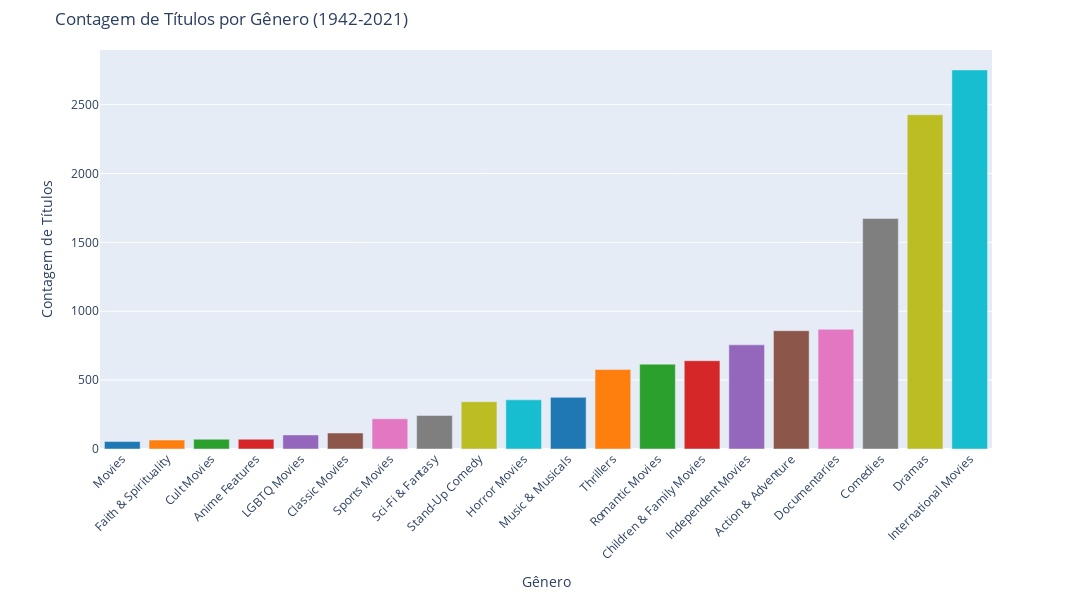

Here is the notebook cell this chart was saved with:
### Code cell
import plotly.graph_objects as go

# Ordenar a contagem de gêneros do menor para o maior
genero_contagem = df['Genero'].str.split(', ', expand=True).stack().value_counts()
genero_contagem = genero_contagem.sort_values()

# Definindo uma paleta de cores
cores_rgb = ['rgb(31, 119, 180)', 'rgb(255, 127, 14)', 'rgb(44, 160, 44)', 'rgb(214, 39, 40)', 
             'rgb(148, 103, 189)', 'rgb(140, 86, 75)', 'rgb(227, 119, 194)', 'rgb(127, 127, 127)', 
             'rgb(188, 189, 34)', 'rgb(23, 190, 207)']

# Criando o gráfico de barras
fig = go.Figure()

# Adicionando as barras ao gráfico com cores diferentes para cada barra
for i, (genero, contagem) in enumerate(zip(genero_contagem.index, genero_contagem.values)):
    fig.add_trace(go.Bar(x=[genero], y=[contagem], marker_color=cores_rgb[i % len(cores_rgb)]))

# Atualizando o layout do gráfico
fig.update_layout(title='Contagem de Títulos por Gênero (1942-2021)',
                  xaxis_title='Gênero',
                  yaxis_title='Contagem de Títulos',
                  xaxis=dict(tickangle=-45, tickmode='array', tickvals=genero_contagem.index, ticktext=genero_contagem.index),  # Definindo texto do eixo x
                  height=600,  # Altura do gráfico
                  width=1130,  # Largura do gráfico
                  showlegend=False,
                  margin=dict(l=100, r=100, t=50, b=50))  # Definindo as margens

# Mostrando o gráfico
fig.show()

### Figure 1 — Plotly figure (JSON) as saved in the notebook; plotly's stock layout.template omitted (floating-point values rounded to 4 significant figures)
{"data": [{"marker": {"color": "rgb(31, 119, 180)"}, "type": "bar", "x": ["Movies"], "y": [54]}, {"marker": {"color": "rgb(255, 127, 14)"}, "type": "bar", "x": ["Faith & Spirituality"], "y": [65]}, {"marker": {"color": "rgb(44, 160, 44)"}, "type": "bar", "x": ["Cult Movies"], "y": [71]}, {"marker": {"color": "rgb(214, 39, 40)"}, "type": "bar", "x": ["Anime Features"], "y": [71]}, {"marker": {"color": "rgb(148, 103, 189)"}, "type": "bar", "x": ["LGBTQ Movies"], "y": [102]}, {"marker": {"color": "rgb(140, 86, 75)"}, "type": "bar", "x": ["Classic Movies"], "y": [116]}, {"marker": {"color": "rgb(227, 119, 194)"}, "type": "bar", "x": ["Sports Movies"], "y": [219]}, {"marker": {"color": "rgb(127, 127, 127)"}, "type": "bar", "x": ["Sci-Fi & Fantasy"], "y": [243]}, {"marker": {"color": "rgb(188, 189, 34)"}, "type": "bar", "x": ["Stand-Up Comedy"], "y": [343]}, {"marker": {"color": "rgb(23, 190, 207)"}, "type": "bar", "x": ["Horror Movies"], "y": [357]}, {"marker": {"color": "rgb(31, 119, 180)"}, "type": "bar", "x": ["Music & Musicals"], "y": [375]}, {"marker": {"color": "rgb(255, 127, 14)"}, "type": "bar", "x": ["Thrillers"], "y": [577]}, {"marker": {"color": "rgb(44, 160, 44)"}, "type": "bar", "x": ["Romantic Movies"], "y": [616]}, {"marker": {"color": "rgb(214, 39, 40)"}, "type": "bar", "x": ["Children & Family Movies"], "y": [641]}, {"marker": {"color": "rgb(148, 103, 189)"}, "type": "bar", "x": ["Independent Movies"], "y": [756]}, {"marker": {"color": "rgb(140, 86, 75)"}, "type": "bar", "x": ["Action & Adventure"], "y": [859]}, {"marker": {"color": "rgb(227, 119, 194)"}, "type": "bar", "x": ["Documentaries"], "y": [869]}, {"marker": {"color": "rgb(127, 127, 127)"}, "type": "bar", "x": ["Comedies"], "y": [1674]}, {"marker": {"color": "rgb(188, 189, 34)"}, "type": "bar", "x": ["Dramas"], "y": [2427]}, {"marker": {"color": "rgb(23, 190, 207)"}, "type": "bar", "x": ["International Movies"], "y": [2752]}], "layout": {"height": 600, "margin": {"b": 50, "l": 100, "r": 100, "t": 50}, "showlegend": false, "title": {"text": "Contagem de Títulos por Gênero (1942-2021)"}, "width": 1130, "xaxis": {"autorange": true, "range": [-0.5, 19.5], "tickangle": -45, "tickmode": "array", "ticktext": ["Movies", "Faith & Spirituality", "Cult Movies", "Anime Features", "LGBTQ Movies", "Classic Movies", "Sports Movies", "Sci-Fi & Fantasy", "Stand-Up Comedy", "Horror Movies", "Music & Musicals", "Thrillers", "Romantic Movies", "Children & Family Movies", "Independent Movies", "Action & Adventure", "Documentaries", "Comedies", "Dramas", "International Movies"], "tickvals": ["Movies", "Faith & Spirituality", "Cult Movies", "Anime Features", "LGBTQ Movies", "Classic Movies", "Sports Movies", "Sci-Fi & Fantasy", "Stand-Up Comedy", "Horror Movies", "Music & Musicals", "Thrillers", "Romantic Movies", "Children & Family Movies", "Independent Movies", "Action & Adventure", "Documentaries", "Comedies", "Dramas", "International Movies"], "title": {"text": "Gênero"}, "type": "category"}, "yaxis": {"autorange": true, "range": [0, 2897.0], "title": {"text": "Contagem de Títulos"}, "type": "linear"}}}
